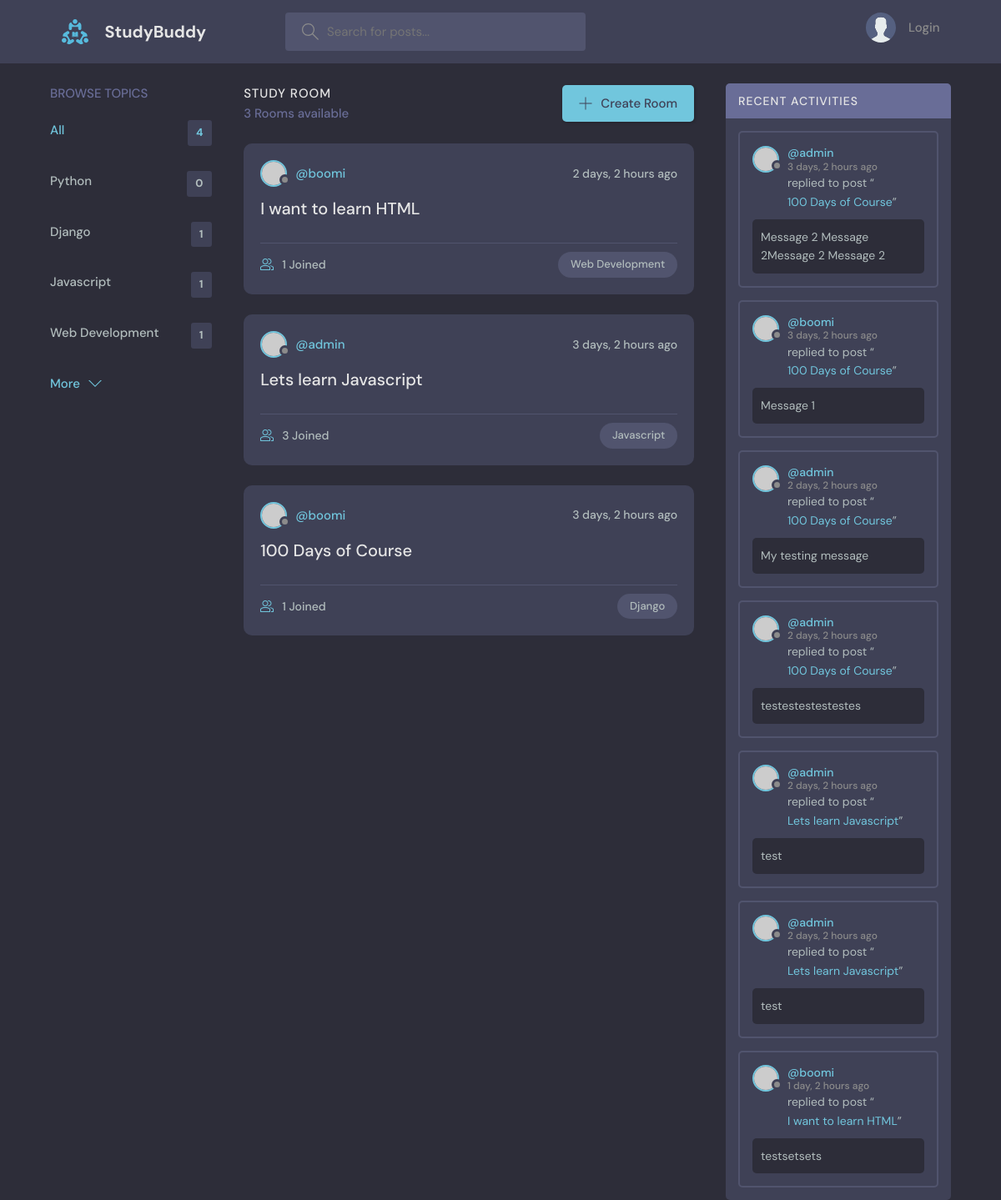
/, run on an earlier commit of the app's database.
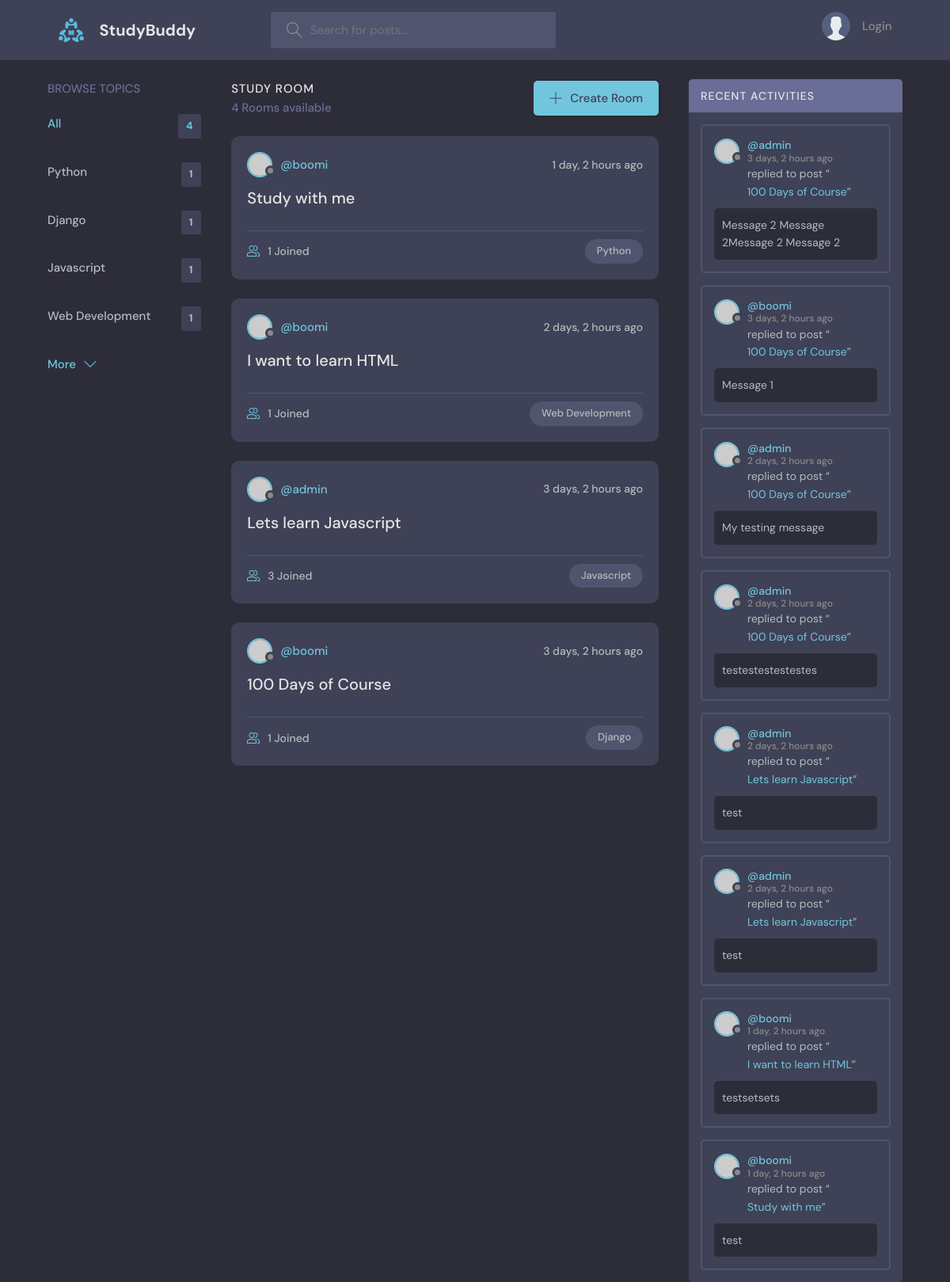
And on a later commit of the database.
### base/models.py (models this page shows, shortened)
class Topic(models.Model):
    name = models.CharField(max_length=200)

class Room(models.Model):
    host = models.ForeignKey(User, on_delete=models.SET_NULL,null=True)
    topic = models.ForeignKey(Topic, on_delete=models.SET_NULL,null=True)
    name = models.CharField(max_length=200)
    description = models.TextField(null=True, blank=True)
    participants = models.ManyToManyField(User, related_name='participants',blank=True)
    updated = models.DateField(auto_now=True)
    created = models.DateField(auto_now_add=True)
    class Meta:
        ordering = ['-updated','-created']
    def __str__(self):
        return self.name

class Message (models.Model):
    user = models.ForeignKey(User, on_delete=models.CASCADE)
    room = models.ForeignKey(Room, on_delete=models.CASCADE)
    body = models.TextField(null=True)
    updated = models.DateField(auto_now=True)
    created = models.DateField(auto_now_add=True)
    def __str__(self):
        return self.body[0:50]

### base/views.py (the view)
# urls.py: path('',views.home,name="home"),
def home(request):
    q = request.GET.get('q') if request.GET.get('q') != None else ''
    rooms = Room.objects.filter(
        Q(topic__name__icontains=q) |
        Q(name__icontains=q) |
        Q(description__icontains=q)
    )
    topics = Topic.objects.all()
    rooms_count = rooms.count()
    room_messages = Message.objects.filter(Q(room__topic__name__icontains=q))
    context = {'rooms': rooms, 'topics': topics,'rooms_count':rooms_count,'room_messages':room_messages}
    return render(request, 'base/home.html', context)

### base/templates/base/home.html (shortened to what this page needs)
    {% extends "main.html" %}
    {% block content %}
    <main class="layout layout--3">
      <div class="container">
        {% include "base/topics_component.html" %}
        <div class="roomList">
          <div class="roomList__header">
            <div>
              <h2>Study Room</h2>
              <p>{{rooms_count}} Rooms available</p>
            </div>
            <a class="btn btn--main" href="{% url 'create-room' %}">
              <svg version="1.1" xmlns="http://www.w3.org/2000/svg" width="32" height="32" viewBox="0 0 32 32">
                <title>add</title>
                <path
                  d="M16.943 0.943h-1.885v14.115h-14.115v1.885h14.115v14.115h1.885v-14.115h14.115v-1.885h-14.115v-14.115z"
                ></path>
              </svg>
              Create Room
            </a>
          </div>
          {% include "base/feed_component.html" %}
        </div>
        <div class="activities">
          <div class="activities__header">
            <h2>Recent Activities</h2>
          </div>
          {% include "base/activity_component.html" %}
        </div>
      </div>
    </main>
    {% endblock content %}

### base/templates/base/topics_component.html
<div class="topics">
    <div class="topics__header">
      <h2>Browse Topics</h2>
    </div>
    <ul class="topics__list">
      <li>
        <a href="{% url "home" %}" class="active">All <span>{{topics.count}}</span></a>
      </li>
      {% for topic in topics %}
      <li><a href="{% url 'home' %}?q={{topic.name}}">{{topic.name}} <span>{{topic.room_set.all.count}}</span></a></li>
      {% endfor %}
    </ul>
    <a class="btn btn--link" href="topics.html">
      More
      <svg version="1.1" xmlns="http://www.w3.org/2000/svg" width="32" height="32" viewBox="0 0 32 32">
        <title>chevron-down</title>
        <path d="M16 21l-13-13h-3l16 16 16-16h-3l-13 13z"></path>
      </svg>
    </a>
  </div>

### base/templates/base/feed_component.html (shortened to what this page needs)
{% for room in rooms%}
<div class="roomListRoom">
    <div class="roomListRoom__header">
      <a href="{% url "user-profile" room.host.id %}" class="roomListRoom__author">
        <div class="avatar avatar--small">
          <img src="https://randomuser.me/api/portraits/women/11.jpg" />
        </div>
        <span>@{{room.host.username}}</span>
      </a>
      <div class="roomListRoom__actions">
        <span>{{room.created|timesince}} ago</span>
      </div>
    </div>
    <div class="roomListRoom__content">
      <a href="{% url 'room' room.id %}">{{room.name}}</a>
    </div>
    <div class="roomListRoom__meta">
      <a href="room.html" class="roomListRoom__joined">
        {{room.participants.all.count}} Joined
      </a>
      <p class="roomListRoom__topic">{{room.topic.name}}</p>
    </div>
  </div>
{% endfor %}

### base/templates/base/activity_component.html (shortened to what this page needs)
{% for message in room_messages %}
<div class="activities__box">
    <div class="activities__boxHeader roomListRoom__header">
      <a href="{% url "user-profile" message.user.id %}" class="roomListRoom__author">
        <div class="avatar avatar--small">
          <img src="https://randomuser.me/api/portraits/women/11.jpg" />
        </div>
        <p>
          @{{message.user}}
          <span>{{message.created|timesince}} ago</span>
        </p>
      </a>
    </div>
    <div class="activities__boxContent">
      <p>replied to post “<a href="{% url "room" message.room.id %}">{{message.room}}</a>”</p>
      <div class="activities__boxRoomContent">
        {{message}}
      </div>
    </div>
  </div>
  {% endfor %}

What changed in the data, as far as the page shows it:
computed for Topic "Python": room_set.all.count "0" → "1"
added Room: host.username "boomi", created "1 day, 2 hours", name "Study with me", participants.all.count "1", topic.name "Python"
added Message: user "boomi", created "1 day, 2 hours", room "Study with me", body "test"
Also different on the page:
{{ rooms_count }}: "3" → "4"
